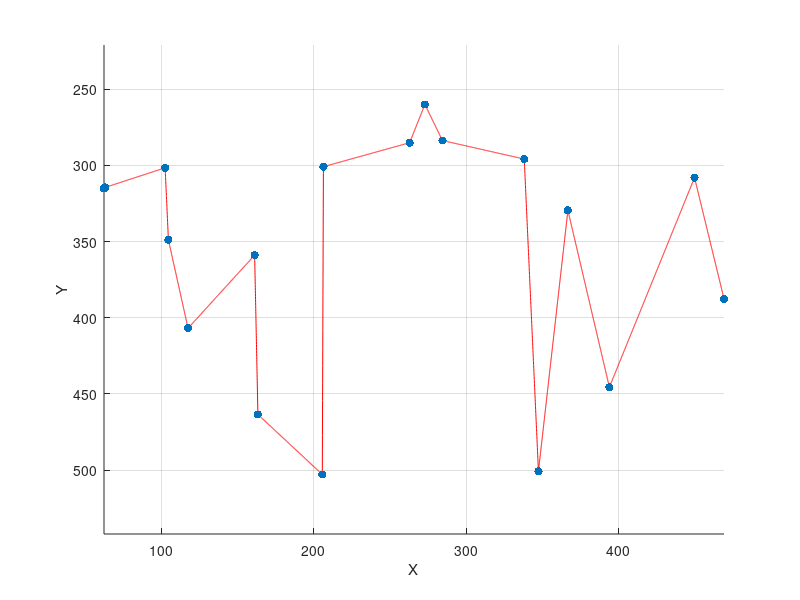

The MATLAB source for this figure:

load x;
load y;
P=[x y];
x1=sort(x)
t=linspace(x1(1),x1(18),1e4);
f=interp1(P(:,1),P(:,2),t);
figure(1);
hold on;
axis('equal');
set(gca, 'YDir','reverse');
plot(t,f,'r')
hold on
scatter(P(:,1),P(:,2),'or','filled')
xlabel('X')
ylabel('Y')
grid on
axis tight
